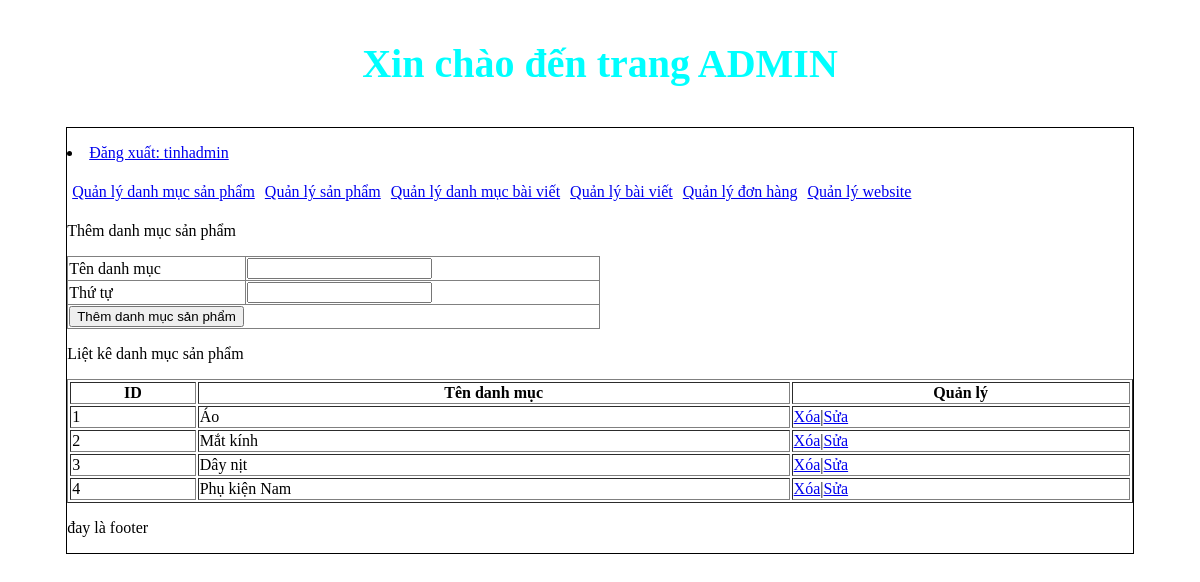
The app's page /web_mysqli/admincp/index.php?action=quanlydanhmucsanpham&query=them (signed in) with its own data.
### tables this page shows
CREATE TABLE `tbl_danhmuc` (
  `id_danhmuc` int(11) NOT NULL,
  `tendanhmuc` varchar(255) NOT NULL,
  `thutu` int(11) NOT NULL
);

### web_mysqli/admincp/modules/quanlydanhmucsanpham/lietke.php (the view)
<p>Liệt kê danh mục sản phẩm</p>
<?php
    $sql_lietke_danhmuc = "SELECT * FROM tbl_danhmuc ORDER BY thutu DESC";
    $query_lietke = mysqli_query($mysqli,$sql_lietke_danhmuc);
?>
<table style="width:100%" border="1" style="border-collapse: collapse;">
  <tr>
      <th>ID</th>
    <th>Tên danh mục</th>
    <th>Quản lý </th>
  </tr>
  <?php
    $i=0;
    while($row = mysqli_fetch_array($query_lietke)){
        $i++;
  ?>
  <tr>
    <td><?php echo $i ?></td>
    <td><?php echo $row['tendanhmuc'] ?></td>
    <td>
            <a href="modules/quanlydanhmucsanpham/xuly.php?iddanhmuc=<?php echo $row['id_danhmuc'] ?>">Xóa</a>|<a href="?action=quanlydanhmucsanpham&query=sua&iddanhmuc=<?php echo $row['id_danhmuc'] ?>">Sửa</a>
    </td>
  </tr>
  <?php
    }
  ?>
</table>

### records on screen
tbl_danhmuc: tendanhmuc "Áo"
tbl_danhmuc: tendanhmuc "Mắt kính"
tbl_danhmuc: tendanhmuc "Dây nịt"
tbl_danhmuc: tendanhmuc "Phụ kiện Nam"

### other values on screen
$_SESSION['dangnhap'] "tinhadmin"
